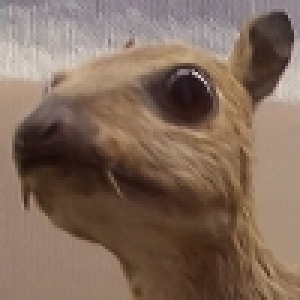
#> input picture day08-20211004-chap05-CNN/Vd-Orig.png, 100 x 100 px (shown 3 times larger)
$ jupyter execute day08-chap05-image-kernel-concept-clip-01-or-0-255.ipynb
#> lines starting #> are read from the running program, lines starting #| are printed output that depends on the picture
[cell 1]
# https://en.wikipedia.org/wiki/Kernel_(image_processing)
# image kernel process = convolve2d
import matplotlib.pyplot as plt
from scipy import misc, signal
import numpy as np
im = plt.imread('Vd-Orig.png')
#> im is the input picture: shape (100, 100, 3) float32; mean R, G, B 0.507, 0.416, 0.358

[cell 2]
im.min(), im.max()
#> Out = (0.0196, 0.886)

[cell 3]
sharpen_kernel = np.array([[0, -1, 0], [-1, 5, -1], [0, -1, 0]])
# [4 lines of commented-out code are left out]
im_sharpened = np.ones(im.shape)
for i in range(3): # 3 : RGB # [..., 0]
    im_sharpened[...,i] = signal.convolve2d(im[...,i],
                                            sharpen_kernel,
                                            mode='same',
                                            boundary="fill")
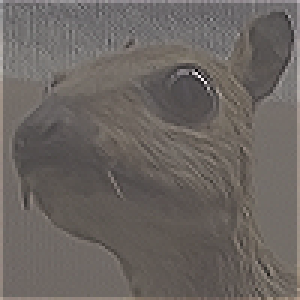
#> im_sharpened: shape (100, 100, 3) float64 (shown 3 times larger); mean R, G, B 0.53, 0.437, 0.377; drawn with min black and max white

im_sharpened.min(), im_sharpened.max()
#> Out = (-1.18, 2.87)

[cell 4]
fig, ax = plt.subplots(nrows=1, ncols=2,figsize=(6, 6))
ax[0].imshow(im)
ax[0].set_title('Original Image', size=12)
ax[1].imshow(im_sharpened)
ax[1].set_title('Convolve2d Image', size=12)
plt.show()
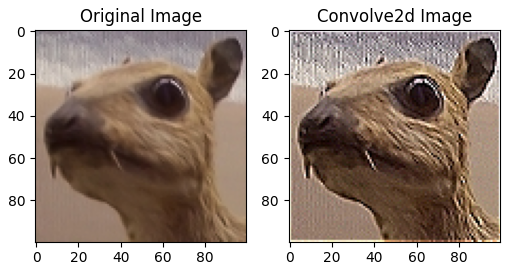
#> figure drawn by matplotlib, 2 panels

$ run again, with day08-20211004-chap05-CNN/bricks.png copied over day08-20211004-chap05-CNN/Vd-Orig.png
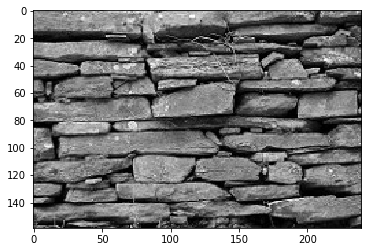
#> input picture day08-20211004-chap05-CNN/bricks.png, 372 x 252 px
#> im is the input picture: shape (252, 372, 4) float32; mean R, G, B, A 0.53, 0.53, 0.53, 0.773
#> `im.min(), im.max()`: Out = (0, 1)
#> after the loop `for i in range(3):`:
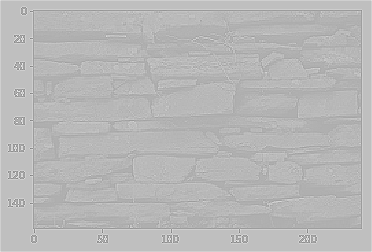
#> im_sharpened: shape (252, 372, 4) float64; mean R, G, B, A 0.544, 0.544, 0.544, 1; transparent parts drawn white
#> `im_sharpened.min(), im_sharpened.max()`: Out = (-3, 5)
#> `plt.show()`:
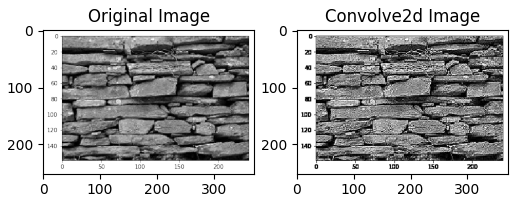
#> figure drawn by matplotlib, 2 panels

$ run again, with day08-20211004-chap05-CNN/andy.jpg saved as day08-20211004-chap05-CNN/Vd-Orig.png
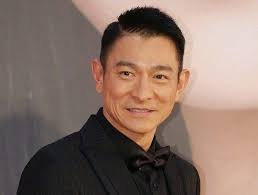
#> input picture day08-20211004-chap05-CNN/andy.jpg, 258 x 195 px
#> im is the input picture: shape (195, 258, 3) float32; mean R, G, B 0.53, 0.444, 0.403
#> `im.min(), im.max()`: Out = (0, 0.98)
#> after the loop `for i in range(3):`:
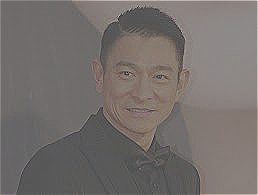
#> im_sharpened: shape (195, 258, 3) float64; mean R, G, B 0.54, 0.453, 0.412; drawn with min black and max white
#> `im_sharpened.min(), im_sharpened.max()`: Out = (-1.26, 2.64)
#> `plt.show()`:
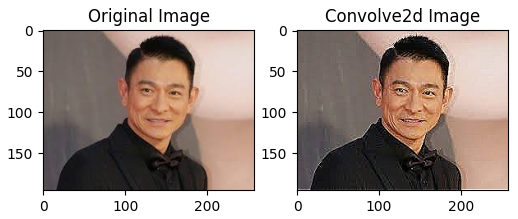
#> figure drawn by matplotlib, 2 panels

$ run again, with day08-20211004-chap05-CNN/andy2.jpg saved as day08-20211004-chap05-CNN/Vd-Orig.png
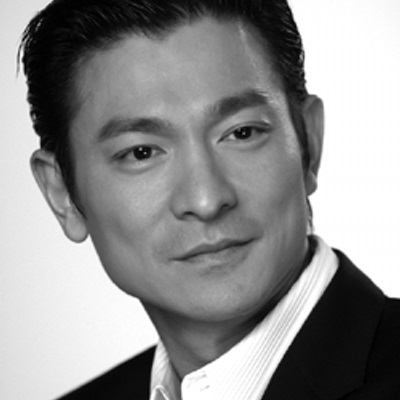
#> input picture day08-20211004-chap05-CNN/andy2.jpg, 400 x 400 px
#> im is the input picture: shape (400, 400, 3) float32; min 0, max 1, mean 0.57
#> `im.min(), im.max()`: Out = (0, 1)
#> after the loop `for i in range(3):`:
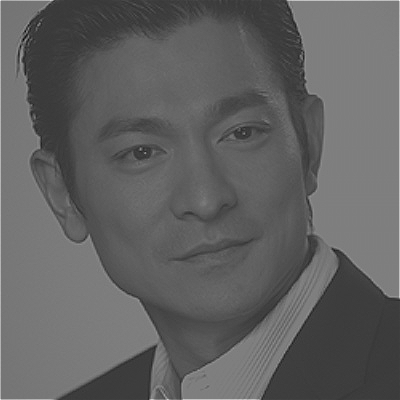
#> im_sharpened: shape (400, 400, 3) float64; min -0.847, max 2.87, mean 0.576; drawn with min black and max white
#> `im_sharpened.min(), im_sharpened.max()`: Out = (-0.847, 2.87)
#> `plt.show()`:
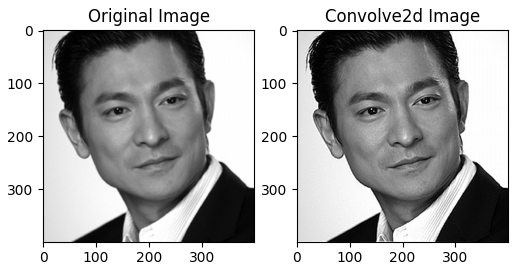
#> figure drawn by matplotlib, 2 panels
